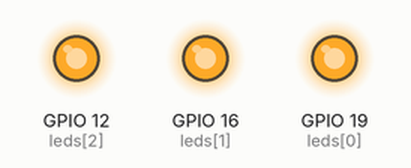
A program run on a simulated Raspberry Pi (BCM pin numbers). Shown: output pins drawn as LEDs (lit = HIGH).

Above: at 0.05 s.
At 1.2 s:
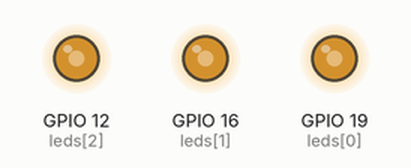
At 1.8 s:
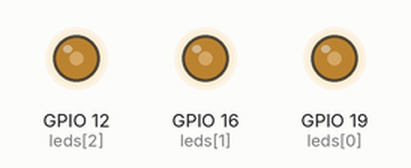
At 2.4 s:
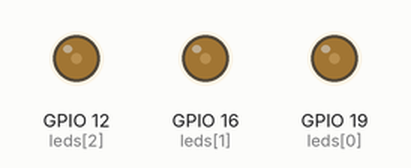
At 3.0 s:
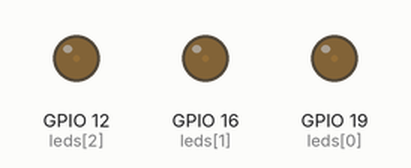
Timing chart, 0 to 6.9 s (numbered marks = the images above):
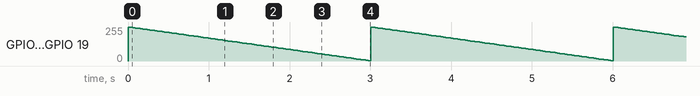

Measured:
- by itself, GPIO 12 (leds[2]), GPIO 16 (leds[1]), GPIO 19 (leds[0]): ramps from 255/255 to 3/255 and jumps back, once every 3.0 s

The program:

04_pwm_fade.py
```python
#!/usr/bin/python3
import RPi.GPIO as gpio, time
leds = [19, 16, 12]
# mode : gpio.BCM | gpio.BOARD
gpio.setmode(gpio.BCM)
for led in leds:
        gpio.setup(led, gpio.OUT)
# gpio.PWM(pin, frequency)
pwm1 = gpio.PWM(leds[0], 100)
pwm1.start(0) #dutycycle
pwm2 = gpio.PWM(leds[1], 100)
pwm2.start(0) #dutycycle
pwm3 = gpio.PWM(leds[2], 100)
pwm3.start(0) #dutycycle

def main():
        while True:
                for value in range(100):
                        pwm1.ChangeDutyCycle(100 - value)
                        pwm2.ChangeDutyCycle(100 - value)
                        pwm3.ChangeDutyCycle(100 - value)
                        time.sleep(0.03)
try:
        main()
except KeyboardInterrupt:
        pass
except Exception as exception:
        print(exception)
finally:
        pwm1.stop()
        pwm2.stop()
        pwm3.stop()
        gpio.cleanup()
```
